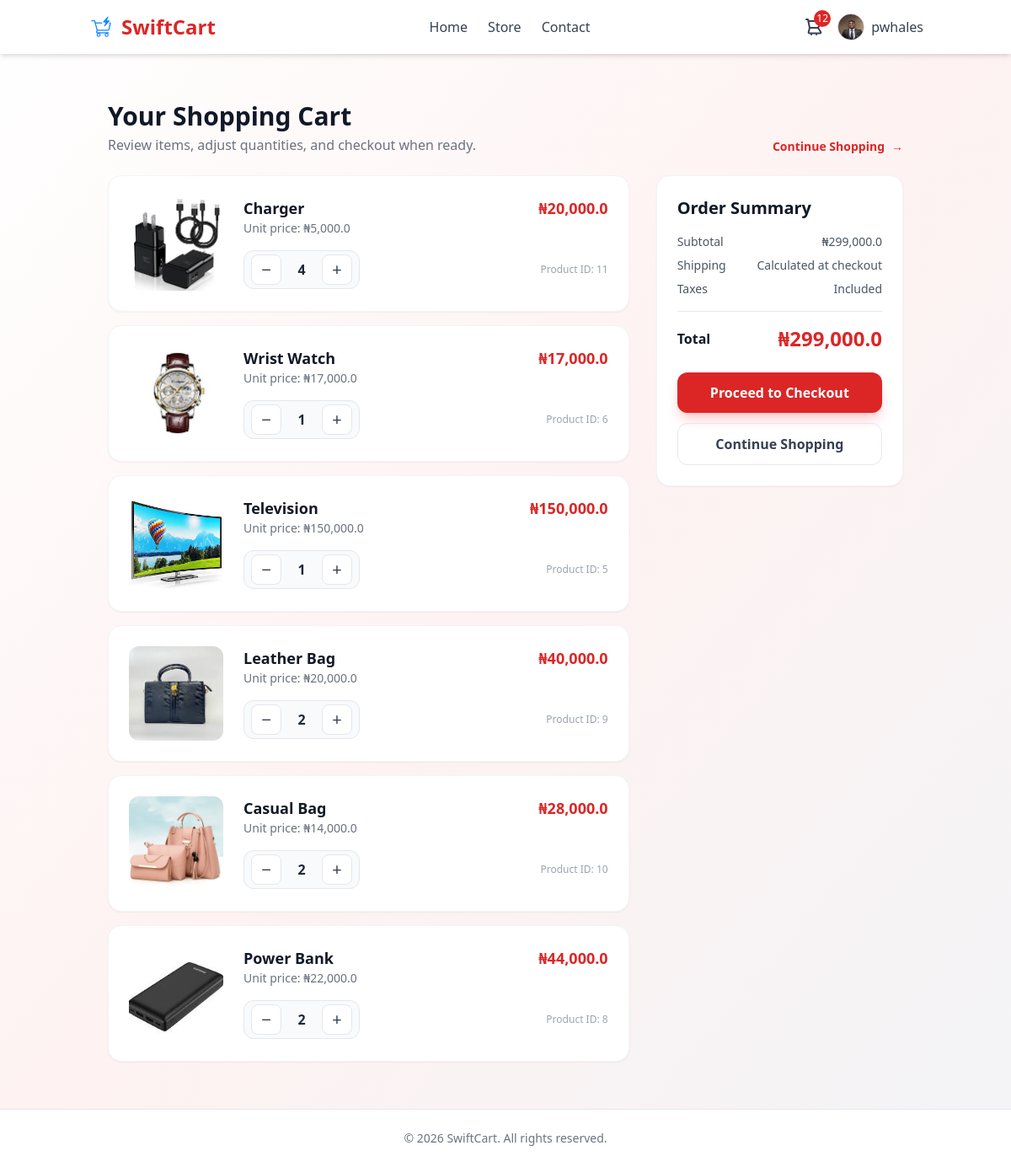
The page /cart/ (signed in) on the database its author committed.
### store/models.py (models this page shows, shortened)
class Profile(models.Model):
    user = models.OneToOneField(User, on_delete=models.CASCADE)
    phone = models.CharField(max_length=20, null=True, blank=True)
    address = models.CharField(max_length=255, null=True, blank=True)
    profile_picture = models.ImageField(default='profile/default.jpg', upload_to='profile_pics')

class Product(models.Model):
    name = models.CharField(max_length=200)
    price = models.DecimalField(max_digits=10, decimal_places=2, default=0)
    category = models.ForeignKey(Category, on_delete=models.SET_NULL, null=True, blank=True)
    digital = models.BooleanField(default=False, null=True, blank=True)
    stock_count = models.IntegerField(default=10, null=True, blank=True)
    image = models.ImageField(null=True, blank=True, upload_to='products/')
    @property
    def imageURL(self):
        try:
            url = self.image.url
        except ValueError:
            url = ''
        return url

### store/views.py (the view)
# urls.py: path('cart/', views.cart, name='cart'),
def cart(request):
    cart_items, cart_total = get_cart_items_and_total(request)
    if request.headers.get('X-Requested-With') == 'XMLHttpRequest':
        return JsonResponse({
            'cart_items': cart_items,
            'cart_total': float(cart_total)
        })
    context = {
        'cart_items': cart_items,
        'cart_total': cart_total,
    }
    return render(request, 'store/cart.html', context)

### store/context_processors.py (called while the page is built)
def cart_item_count(request):
    data = get_cart_data(request)
    return {
        'cart_items_count': data['cart_items_count']
    }

### store/models.py (called while the page is built)
    @property
    def get_cart_items(self):
        orderitems = self.orderitem_set.all()
        total = sum([item.quantity for item in orderitems])
        return total

    @property
    def get_total_price(self):
        if self.product and self.product.price:
            return self.product.price * self.quantity
        return 0

### store/utils.py (called while the page is built, shortened)
def get_cart_data(request):
    if request.user.is_authenticated:
        try:
            order = Order.objects.get(customer=request.user.customer, complete=False)
            return {
                'cart_items_count': order.get_cart_items,
                'cart_items': [],
            }
        except Exception:
            return {
                'cart_items_count': 0,
                'cart_items': [],
            }

def get_cart_items_and_total(request):
    cart_items = []
    cart_total = 0
    if request.user.is_authenticated:
        try:
            order = Order.objects.get(customer=request.user.customer, complete=False)
        except Exception:
            order = None
        if order:
            for item in order.orderitem_set.all():
                total_price = float(item.get_total_price)
                cart_items.append({
                    'product_id': item.product.id,
                    'product_name': item.product.name,
                    'image_url': item.product.imageURL,
                    'price': float(item.product.price),
                    'quantity': item.quantity,
                    'total_price': total_price
                })
                cart_total += total_price
    return cart_items, cart_total

### store/templates/store/cart.html (shortened to what this page needs)
{% extends 'store/main.html' %}
{% load humanize %}
{% block content %}
<div class="max-w-6xl mx-auto px-4 py-8">
    <div class="flex flex-col sm:flex-row sm:items-end sm:justify-between gap-3 mb-6">
        <div>
            <h1 class="text-3xl font-extrabold text-gray-900">Your Shopping Cart</h1>
            <p class="text-gray-500 mt-1">Review items, adjust quantities, and checkout when ready.</p>
        </div>
        <a href="{% url 'store' %}" class="inline-flex items-center gap-2 text-sm font-semibold text-red-600 hover:text-red-700">
            <span>Continue Shopping</span>
            <span>&rarr;</span>
        </a>
    </div>
    {% if cart_items %}
    <div class="grid grid-cols-1 lg:grid-cols-3 gap-8">
        <div class="lg:col-span-2 space-y-4">
            {% for item in cart_items %}
            <div class="bg-white rounded-2xl shadow-sm border border-gray-100 p-4 sm:p-6 flex flex-col sm:flex-row gap-4 sm:gap-6">
                <div class="w-full sm:w-28 sm:h-28">
                    <img src="{{ item.image_url }}" alt="{{ item.product_name }}" class="w-full h-40 sm:h-28 object-cover rounded-xl">
                </div>
                <div class="flex-grow">
                    <div class="flex flex-col sm:flex-row sm:items-start sm:justify-between gap-2">
                        <div>
                            <h3 class="text-lg font-bold text-gray-900">{{ item.product_name }}</h3>
                            <p class="text-sm text-gray-500">Unit price: &#8358;{{ item.price|intcomma }}</p>
                        </div>
                        <div class="text-right">
                            <p class="text-lg font-extrabold text-red-600">&#8358;{{ item.total_price|intcomma }}</p>
                        </div>
                    </div>
                    <div class="mt-4 flex items-center justify-between">
                        <div class="inline-flex items-center gap-2 bg-gray-50 border border-gray-200 rounded-xl px-2 py-1">
                            <button data-product="{{ item.product_id }}" class="remove-from-cart-btn w-9 h-9 rounded-lg bg-white border border-gray-200 text-gray-700 hover:bg-gray-100 text-xl">&minus;</button>
                            <span id="qty-{{ item.product_id }}" class="min-w-[2rem] text-center font-semibold text-gray-800">{{ item.quantity }}</span>
                            <button data-product="{{ item.product_id }}" class="add-to-cart-btn w-9 h-9 rounded-lg bg-white border border-gray-200 text-gray-700 hover:bg-gray-100 text-xl">+</button>
                        </div>
                        <span class="text-xs text-gray-400">Product ID: {{ item.product_id }}</span>
                    </div>
                </div>
            </div>
            {% endfor %}
        </div>
        <aside class="lg:col-span-1">
            <div class="bg-white rounded-2xl shadow-sm border border-gray-100 p-6 sticky top-24">
                <h2 class="text-xl font-extrabold text-gray-900 mb-4">Order Summary</h2>
                <div class="flex justify-between text-sm text-gray-600 mb-2">
                    <span>Subtotal</span>
                    <span>&#8358;{{ cart_total|intcomma }}</span>
                </div>
                <div class="flex justify-between text-sm text-gray-600 mb-2">
                    <span>Shipping</span>
                    <span>Calculated at checkout</span>
                </div>
                <div class="flex justify-between text-sm text-gray-600 mb-4">
                    <span>Taxes</span>
                    <span>Included</span>
                </div>
                <div class="border-t pt-4 flex justify-between items-center">
                    <span class="text-base font-semibold text-gray-900">Total</span>
                    <span class="text-2xl font-extrabold text-red-600">&#8358;{{ cart_total|intcomma }}</span>
                </div>
                <a href="{% url 'checkout' %}" class="mt-6 block w-full text-center py-3 bg-red-600 hover:bg-red-700 text-white rounded-xl font-bold shadow-lg shadow-red-200 transition-all active:scale-95">
                    Proceed to Checkout
                </a>
                <a href="{% url 'store' %}" class="mt-3 block w-full text-center py-3 border border-gray-200 rounded-xl font-semibold text-gray-700 hover:bg-gray-50">
                    Continue Shopping
                </a>
            </div>
        </aside>
    </div>
    {% endif %}
</div>
{% endblock %}

### store/templates/store/main.html (shortened to what this page needs)
{% load static %}
<!DOCTYPE html>
<html lang="en">
<head>
    <link rel="stylesheet" href="{% static 'css/main.css' %}">
    <script src="https://cdn.tailwindcss.com"></script>
</head>
<body class="min-h-screen bg-gradient-to-br from-white via-red-50 to-gray-100 text-gray-800 flex flex-col">
    <header class="bg-white shadow-md sticky top-0 z-50">
        <div class="container mx-auto flex justify-between items-center p-4">
            <div class="flex items-center gap-2">
                <img src="{% static 'images/swiftcart.png' %}" alt="SwiftCart Logo" class="h-8 w-8">
                <span class="text-2xl font-bold text-red-600">SwiftCart</span>
            </div>
            <nav class="hidden md:flex gap-6">
                <a href="{% url 'index' %}" class="text-gray-700 hover:text-red-600 font-medium">Home</a>
                <a href="{% url 'store' %}" class="text-gray-700 hover:text-red-600 font-medium">Store</a>
                <a href="{% url 'contact' %}" class="text-gray-700 hover:text-red-600 font-medium">Contact</a>
            </nav>
            <div class="flex items-center gap-4">
                <a href="{% url 'cart' %}" class="relative">
                    <span id="cart-count" class="absolute -top-2 -right-2 bg-red-600 text-white text-xs w-5 h-5 rounded-full flex items-center justify-center {% if cart_items_count == 0 %}hidden{% endif %}">
                        {{ cart_items_count }}
                    </span>
                </a>
                {% if user.is_authenticated %}
                    <div class="relative group">
                        <button class="flex items-center gap-2 focus:outline-none">
                            <img src="{{ user.profile.profile_picture.url }}" alt="Profile" class="h-8 w-8 rounded-full border border-gray-300">
                            <span class="text-gray-700 font-medium">{{ user.username }}</span>
                        </button>
                    </div>
                {% endif %}
            </div>
        </div>
    </header>
    <main class="container mx-auto flex-grow p-6">
        {% block content %}{% endblock %}
    </main>
    <footer class="bg-white border-t border-gray-200 py-6 text-center text-gray-500 text-sm">
        &copy; {% now "Y" %} SwiftCart. All rights reserved.
    </footer>
</body>
</html>

### static/css/main.css (style rules this page uses)
body { font-family: 'Segoe UI', Tahoma, Geneva, Verdana, sans-serif; }
a { transition: background 0.2s ease-in-out; }
button { transition: background 0.2s ease-in-out; }

### rows shown on the page
Product: product_name "Charger"
Product: product_name "Wrist Watch"
Product: product_name "Television"
Product: product_name "Leather Bag"
Product: product_name "Casual Bag"
Product: product_name "Power Bank"

### other values the page prints
{{ cart_items_count }} "12"
{{ user.username }} "pwhales"
{{ item.price|intcomma }} "5,000.0" "17,000.0" "150,000.0" "20,000.0" "14,000.0" "22,000.0"
{{ item.total_price|intcomma }} "20,000.0" "17,000.0" "150,000.0" "40,000.0" "28,000.0" "44,000.0"
{{ item.quantity }} "4" "1" "1" "2" "2" "2"
{{ item.product_id }} "11" "6" "5" "9" "10" "8"
{{ cart_total|intcomma }} "299,000.0"
